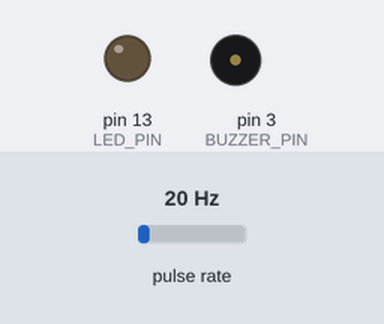
This sketch was run on a simulated Arduino Uno, built with avr-gcc and run on an emulated ATmega328P. Parts: output pins drawn as LEDs (lit = HIGH), buzzer (waves = sounding). Wiring (inferred from the names in the program): pulse sensor: data pin 2. The test bench sets the inputs (shaded band); at power-on: pulse rate 20 Hz.

Above: at 1.2 s.
1.3 s: pulse rate (sensor on pin 2) set to 4 Hz
At 1.8 s:
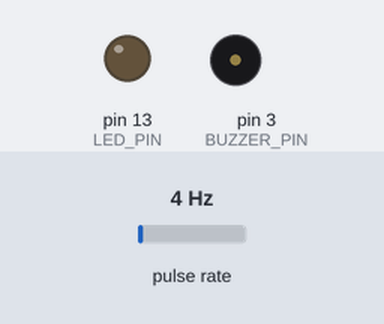
4.3 s: pulse rate (sensor on pin 2) set to 100 Hz
At 5.6 s:
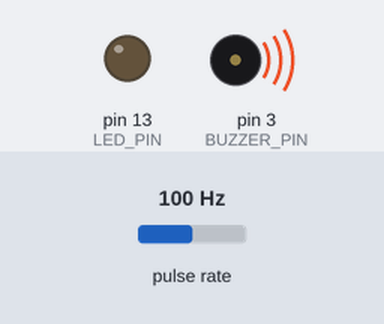
5.9 s: pulse rate (sensor on pin 2) set to 4 Hz
At 6.17 s:
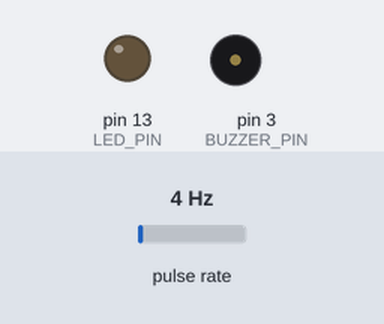
8.9 s: pulse rate (sensor on pin 2) set to 150 Hz
At 10.1 s:
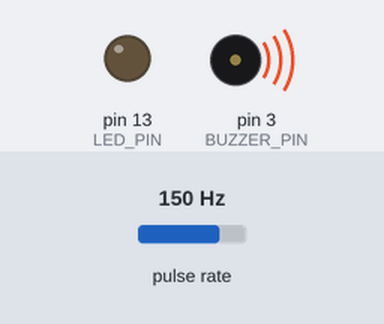
10.4 s: pulse rate (sensor on pin 2) set to 50 Hz
At 12.28 s:
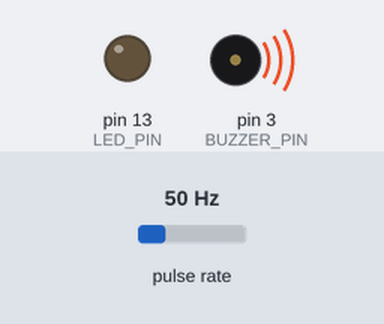
Timing chart, 0 to 14.4 s (numbered marks = the images above; inputs shaded):
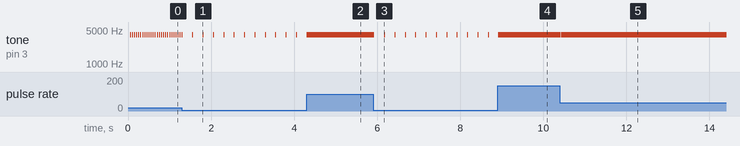

The sketch:

headless_csv.ino
```cpp
// Define pins
#define GEIGER_PIN 2 // Geiger counter output pin
#define LED_PIN 13 // LED pin
#define BUZZER_PIN 3 // Buzzer pin

// Define constants
#define INTERVAL 60000 // Interval for calculating average CPM (in milliseconds)
#define CONVERSION 151 // Conversion factor from CPM to uSv/h for M4011 GM tube

// Define variables
volatile unsigned long count = 0; // Counter for Geiger pulses
unsigned long previousMillis = 0; // Previous time for interval calculation
unsigned long currentMillis; // Current time for interval calculation
float cpm; // Counts per minute
float cpm_avg1; // cpm short term average
float cpm_avg2; // cpm long term average
float dose; // Radiation dose in uSv/h
bool pulse_beep = false ; // pulse detected
// Interrupt service routine for Geiger pulses
void pulse() {
  count++; // Increment counter
  digitalWrite(LED_PIN, HIGH); // Turn on LED
  pulse_beep = true;
}

void setup() {
  Serial.begin(115200); // Start serial communication
  pinMode(GEIGER_PIN, INPUT); // Set Geiger pin as input
  pinMode(LED_PIN, OUTPUT); // Set LED pin as output
  pinMode(BUZZER_PIN, OUTPUT); // Set buzzer pin as output
  attachInterrupt(digitalPinToInterrupt(GEIGER_PIN), pulse, RISING); // Attach interrupt to Geiger pin
}

void loop() {
  currentMillis = millis(); // Get current time
  if (currentMillis - previousMillis >= INTERVAL) { // Check if interval has passed
    cpm = count / (INTERVAL / 60000.0); // Calculate counts per minute
    cpm_avg1 = (cpm_avg1 *  3.0 + cpm) /  4.0;  // short term average
    cpm_avg2 = (cpm_avg2 * 11.0 + cpm) / 12.0;  // long  term average
    count = 0; // Reset counter
    dose = cpm / CONVERSION; // Calculate radiation dose in uSv/h
    previousMillis = currentMillis; // Update previous time
    Serial.print(currentMillis); // Print timestamp in millis
    Serial.print(","); // Print comma separator
    Serial.print(cpm_avg1); // Print short term average
    Serial.print(","); // Print comma separator
    Serial.println(cpm_avg2); // Print long term average

  }
  if (pulse_beep){
    tone(BUZZER_PIN, 4000, 10); // beep buzzer
    digitalWrite(LED_PIN, LOW); // Turn off LED
    pulse_beep = false ; // reset pulse_beep
  }
}


//Source: Conversation with Bing, 5/10/2023
//(1) Arduino DIY Geiger Counter : 12 Steps (with Pictures) - Instructables. https://www.instructables.com/Arduino-DIY-Geiger-Counter/.
//(2) Geiger Counter With Arduino Uno - Instructables. https://www.instructables.com/Geiger-Counter/.
//(3) Arduino Geiger Counter : 6 Steps - Instructables. https://www.instructables.com/Arduino-Geiger-Counter/.
```

Measured:
- after the input at 1.3 s, tone on pin 3 (BUZZER_PIN): alternates 4000 Hz for 0.01 s and silent for 0.24 s, starting after 0.25 s
- after the input at 4.3 s, tone on pin 3 (BUZZER_PIN): goes on until 4.3 s, then stays 4000 Hz
- after the input at 5.9 s, tone on pin 3 (BUZZER_PIN): alternates 4000 Hz for 0.01 s and silent for 0.24 s, starting at once
- after the input at 8.9 s, tone on pin 3 (BUZZER_PIN): goes on until 8.9 s, then stays 4000 Hz
- after the input at 10.4 s, tone on pin 3 (BUZZER_PIN): alternates 4000 Hz for 0.01 s and silent for 0.01 s, starting at once
- by itself, tone on pin 3 (BUZZER_PIN): alternates 4000 Hz for 0.01 s and silent for 0.04 s
